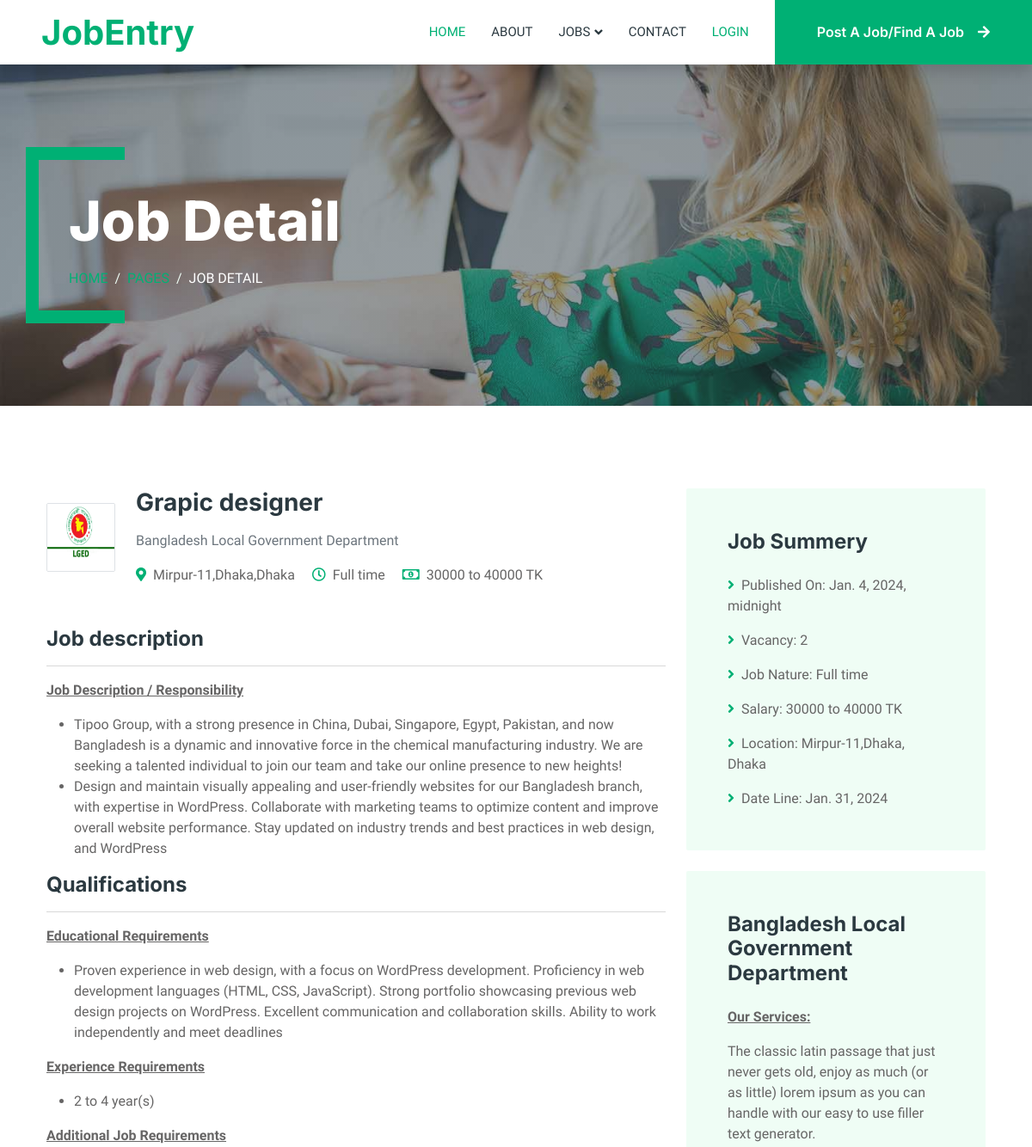
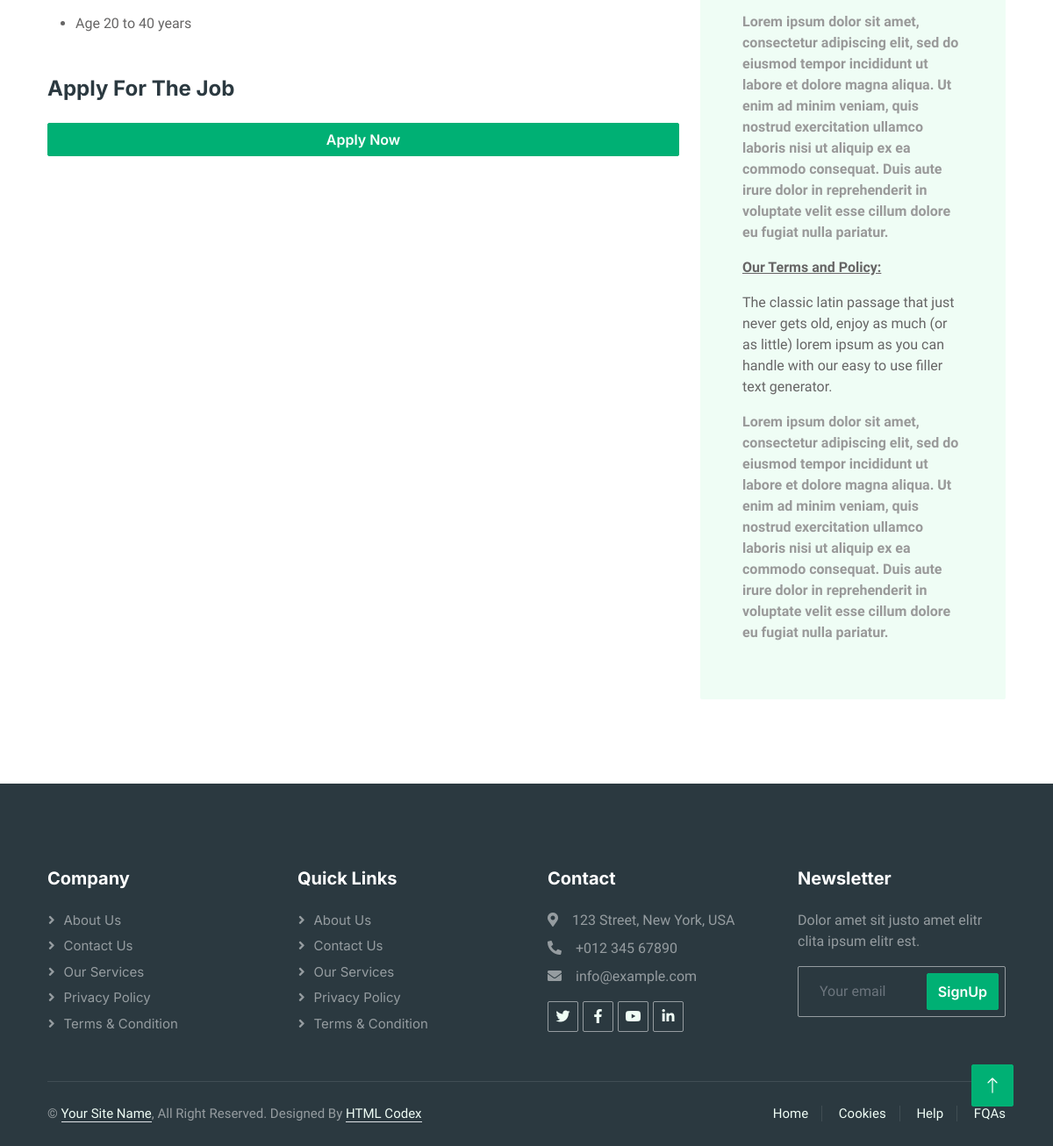
/job/jobdetails/1, run on the app's committed database (2 pictures, top to bottom).
### job/models.py (models this page shows, shortened)
class Job(models.Model):
    JOB_Type=(
        ('Remote','Remote'),
        ('Onsite','Onsite'),
        ('Hybrid','Hybrid'),
    )
    JOB_STATUS=(
        ('Full time','Full time'),
        ('Half time','Half time'),
        ('Hourly','Hourly'),
    )
    user=models.ForeignKey(JobUser, on_delete=models.CASCADE,null=True,blank=True)
    company=models.ForeignKey(Company, on_delete=models.CASCADE,null=True,blank=True)
    title=models.CharField(max_length=500)
    job_type=models.CharField(max_length=100,choices=JOB_Type)
    job_status=models.CharField(max_length=100,choices=JOB_STATUS)
    category = models.ForeignKey(Category, on_delete=models.CASCADE,null=True,blank=True)
    salary=models.CharField(max_length=100)
    location=models.CharField(max_length=1000)
    state=models.ForeignKey(State, on_delete=models.CASCADE,null=True,blank=True)
    vacancy=models.CharField(max_length=100)
    responsibilities=RichTextField()
    requirments=RichTextField()
    published=models.DateTimeField(auto_now=False, auto_now_add=True,null=True,blank=True)
    deadline=models.DateField(null=True,blank=True)

class State(models.Model):
    name=models.CharField(max_length=200)
    def __str__(self):
        return self.name

### userapp/models.py (models this page shows)
class Company(models.Model):
    user=models.OneToOneField(JobUser,on_delete=models.CASCADE,null=True,blank=True)
    name=models.CharField(max_length=100)
    logo=models.ImageField(upload_to='company_logo',null=True,blank=True)
    address = models.CharField(max_length=100)
    details = RichTextField()
    est = models.DateField(null=True,blank=True)
    def __str__(self):
        return self.name

### job/views.py (the view)
# urls.py: path('jobdetails/<str:id>',views.job_details ,name='jobdetails'),
def job_details(request,id):
    job=Job.objects.get(id=id)
    has_applied= False
    if request.user.is_authenticated:
        if ApplyJob.objects.filter(user=request.user,job=job).exists():
            has_applied = True
        else:
            has_applied= False
    context={
        'job':job,
        'has_applied':has_applied,
    }
    return render(request,'job/jobdetails.html',context)

### templates/job/jobdetails.html
{% extends "base.html" %}
{% block content %}
<div class="container-xxl py-5 bg-dark page-header mb-5">
    <div class="container my-5 pt-5 pb-4">
        <h1 class="display-3 text-white mb-3 animated slideInDown">Job Detail</h1>
        <nav aria-label="breadcrumb">
            <ol class="breadcrumb text-uppercase">
                <li class="breadcrumb-item"><a href="{% url "home" %}">Home</a></li>
                <li class="breadcrumb-item"><a href="">Pages</a></li>
                <li class="breadcrumb-item text-white active" aria-current="page">Job Detail</li>
            </ol>
        </nav>
    </div>
</div>
<div class="container-xxl py-5 wow fadeInUp" data-wow-delay="0.1s">
    <div class="container">
        <div class="row gy-5 gx-4">
            <div class="col-lg-8">
                <div class="d-flex align-items-center mb-5">
                    <img class="flex-shrink-0 img-fluid border rounded" src="{{job.company.logo.url}}" alt="" style="width: 80px; height: 80px;">
                    <div class="text-start ps-4">
                        <h3 class="mb-3">{{job.title}}</h3>
                        <p class="text-muted">{{job.company}}</p>
                        {% if has_applied %}
                        <span class="text-truncate fw-bolder text-primary fs-5 ">
                            <svg fill='green' xmlns="http://www.w3.org/2000/svg" height="16" width="14" viewBox="0 0 448 512"><path d="M64 32C28.7 32 0 60.7 0 96V416c0 35.3 28.7 64 64 64H384c35.3 0 64-28.7 64-64V96c0-35.3-28.7-64-64-64H64zM337 209L209 337c-9.4 9.4-24.6 9.4-33.9 0l-64-64c-9.4-9.4-9.4-24.6 0-33.9s24.6-9.4 33.9 0l47 47L303 175c9.4-9.4 24.6-9.4 33.9 0s9.4 24.6 0 33.9z"/></svg>
                            You Have Already Applied This Job
                        </span>
                        {% else %}
                        <span class="text-truncate me-3"><i class="fa fa-map-marker-alt text-primary me-2"></i>{{job.location}},{{job.state}}</span>
                        <span class="text-truncate me-3"><i class="far fa-clock text-primary me-2"></i>{{job.job_status}}</span>
                        <span class="text-truncate me-3"><i class="far fa-money-bill-alt text-primary me-2"></i>{{job.salary}}</span>
                        {% endif %}
                    </div>
                </div>
                <div class="mb-5">
                    <h4 class="mb-3">Job description</h4><hr>
                    {{job.responsibilities|safe}}
                    <h4 class="mb-3">Qualifications</h4><hr>
                    {{job.requirments|safe}}
                </div>
                {% if not has_applied %}
                <div class="">
                    <h4 class="mb-4">Apply For The Job</h4>
                    <a href='{% url "apply" job.id %}' class="btn btn-primary w-100" type="submit">Apply Now</a>
                </div>
                {% endif %}
            </div>
            <div class="col-lg-4">
                <div class="bg-light rounded p-5 mb-4 wow slideInUp" data-wow-delay="0.1s">
                    <h4 class="mb-4">Job Summery</h4>
                    <p><i class="fa fa-angle-right text-primary me-2"></i>Published On: {{job.published}}</p>
                    <p><i class="fa fa-angle-right text-primary me-2"></i>Vacancy: {{job.vacancy}}</p>
                    <p><i class="fa fa-angle-right text-primary me-2"></i>Job Nature: {{job.job_status}}</p>
                    <p><i class="fa fa-angle-right text-primary me-2"></i>Salary: {{job.salary}}</p>
                    <p><i class="fa fa-angle-right text-primary me-2"></i>Location: {{job.location}}, {{job.state}}</p>
                    <p class="m-0"><i class="fa fa-angle-right text-primary me-2"></i>Date Line: {{job.deadline}}</p>
                </div>
                <div class="bg-light rounded p-5 wow slideInUp" data-wow-delay="0.1s">
                    <h4 class="mb-4">{{job.company.name}}</h4>
                    <p class="m-0">{{job.company.details|safe}}</p>
                </div>
            </div>
        </div>
    </div>
</div>
{% endblock content %}

### static/css/style.css (style rules this page uses)
:root { --primary: #00B074; --secondary: #2B9BFF; --light: #EFFDF5; --dark: #2B3940; }
.btn { font-family: 'Inter', sans-serif; font-weight: 600; transition: .5s; }
.btn.btn-primary, .btn.btn-secondary { color: #FFFFFF; }
.header-carousel .container, .page-header .container { position: relative; padding: 45px 0 45px 35px; border-left: 15px solid var(--primary); }
.header-carousel .container::before, .header-carousel .container::after, .page-header .container::before, .page-header .container::after { position: absolute; content: ""; top: 0; left: 0; width: 100px; height: 15px; background: var(--primary); }
.header-carousel .container::after, .page-header .container::after { top: 100%; margin-top: -15px; }
.page-header { background: linear-gradient(rgba(43, 57, 64, .5), rgba(43, 57, 64, .5)), url(../img/carousel-1.jpg) center center no-repeat; background-size: cover; }
.breadcrumb-item + .breadcrumb-item::before { color: var(--light); }

### data on the page
Job: company.logo (picture), title "Grapic designer", company "Bangladesh Local Government Department", location "Mirpur-11,Dhaka", state "Dhaka", job_status "Full time", salary "30000 to 40000 TK", responsibilities "Job Description / Responsibility Tipoo Group, with a strong presence in China, Dubai, Singapore, Egypt, Pakistan, and now Bangladesh is a dynamic and innovative force in the chemical manufacturing industry. We are seeking a talented individual to join our team and take our online presence to new heights! Design and maintain visually appealing and user-friendly websites for our Bangladesh branch, with expertise in WordPress. Collaborate with marketing teams to optimize content and improve overall website performance. Stay updated on industry trends and best practices in web design, and WordPress", requirments "Educational Requirements Proven experience in web design, with a focus on WordPress development. Proficiency in web development languages (HTML, CSS, JavaScript). Strong portfolio showcasing previous web design projects on WordPress. Excellent communication and collaboration skills. Ability to work independently and meet deadlines Experience Requirements 2 to 4 year(s) Additional Job Requirements Age 20 to 40 years", published "Jan. 4, 2024, midnight", vacancy "2", deadline "Jan. 31, 2024", company.name "Bangladesh Local Government Department", company.details "Our Services: The classic latin passage that just never gets old, enjoy as much (or as little) lorem ipsum as you can handle with our easy to use filler text generator. Lorem ipsum dolor sit amet, consectetur adipiscing elit, sed do eiusmod tempor incididunt ut labore et dolore magna aliqua. Ut enim ad minim veniam, quis nostrud exercitation ullamco laboris nisi ut aliquip ex ea commodo consequat. Duis aute irure dolor in reprehenderit in voluptate velit esse cillum dolore eu fugiat nulla pariatur. Our Terms and Policy: The classic latin passage that just never gets old, enjoy as much (or as little) lorem ipsum as you can handle with our easy to use filler text generator. Lorem ipsum dolor…"
